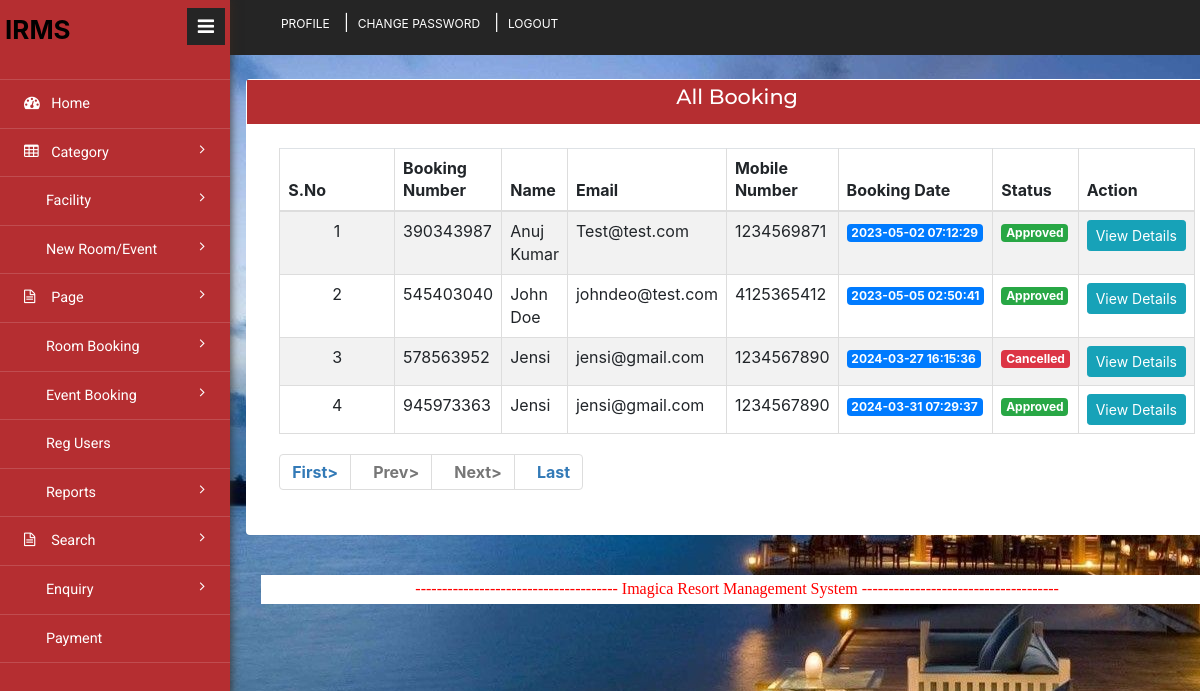
Page /admin/all-booking.php (signed in) on the committed database.
### tables this page shows
CREATE TABLE `tblbooking` (
  `ID` int(10) NOT NULL,
  `RoomId` int(5) DEFAULT NULL,
  `BookingNumber` varchar(120) DEFAULT NULL,
  `UserID` int(5) NOT NULL,
  `IDType` varchar(120) DEFAULT NULL,
  `Gender` varchar(50) DEFAULT NULL,
  `Address` mediumtext DEFAULT NULL,
  `CheckinDate` varchar(200) DEFAULT NULL,
  `CheckoutDate` varchar(200) DEFAULT NULL,
  `BookingDate` timestamp NULL DEFAULT current_timestamp(),
  `Remark` varchar(50) DEFAULT NULL,
  `Status` varchar(50) DEFAULT NULL,
  `UpdationDate` timestamp NULL DEFAULT NULL ON UPDATE current_timestamp(),
  `payment` varchar(20) DEFAULT NULL COMMENT 'unpaid/paid '
);

CREATE TABLE `tbluser` (
  `ID` int(10) NOT NULL,
  `FullName` varchar(200) DEFAULT NULL,
  `MobileNumber` bigint(10) DEFAULT NULL,
  `Email` varchar(120) DEFAULT NULL,
  `Password` varchar(120) DEFAULT NULL,
  `RegDate` timestamp NULL DEFAULT current_timestamp()
);

### admin/all-booking.php (the view, shortened to what this page needs)
<?php
include('includes/dbconnection.php');
if (strlen($_SESSION['hbmsaid']==0)) {
  header('location:logout.php');
  } else{
?>
<!DOCTYPE HTML>
<html>
<head>
<link href="css/bootstrap.min.css" rel='stylesheet' type='text/css' />
<link href="css/style.css" rel='stylesheet' type='text/css' />
<link href="css/font-awesome.css" rel="stylesheet">
<link rel="stylesheet" href="css/icon-font.min.css" type='text/css' />
</head>
<body>
   <div class="page-container">
	<div class="left-content">
	   <div class="inner-content">
			<?php include_once('includes/header.php');?>
			<div class="content">
	<div class="grids">
					<div class="panel panel-widget forms-panel">
						<div class="forms">
							<div class="form-grids widget-shadow" data-example-id="basic-forms">
								<div class="form-title">
									<h4>All Booking</h4>
								</div>
								<div class="form-body">
									     <table class="table table-bordered table-striped table-vcenter js-dataTable-full-pagination">
                                <thead>
                                    <tr>
                                        <th>S.No</th>
                                        <th>Booking Number</th>
                                        <th>Name</th>
                                        <th>Email</th>
                                        <th>Mobile Number</th>
                                        <th>Booking Date</th>
                                        <th>Status</th>
                                        <th>Action</th>
                                       </tr>
                                </thead>
                                <tbody>
                                    <?php
                                    if (isset($_GET['pageno'])) {
            $pageno = $_GET['pageno'];
        } else {
            $pageno = 1;
        }
        $no_of_records_per_page = 10;
        $offset = ($pageno-1) * $no_of_records_per_page;
        $ret = "SELECT ID FROM tblbooking";
$query1 = $dbh -> prepare($ret);
$query1->execute();
$total_rows=$query1->rowCount();
$total_pages = ceil($total_rows / $no_of_records_per_page);
$sql="SELECT tbluser.*,tblbooking.BookingNumber,tblbooking.ID,tblbooking.Status,tblbooking.BookingDate from tblbooking join tbluser on tblbooking.UserID=tbluser.ID  LIMIT $offset, $no_of_records_per_page";
$query = $dbh -> prepare($sql);
$query->execute();
$results=$query->fetchAll(PDO::FETCH_OBJ);
$cnt=1;
if($query->rowCount() > 0)
{
foreach($results as $row)
{               ?>
                                    <tr>
                                        <td class="text-center"><?php echo htmlentities($cnt);?></td>
                                        <td><?php  echo htmlentities($row->BookingNumber);?></td>
                                        <td><?php  echo htmlentities($row->FullName);?></td>
                                        <td><?php  echo htmlentities($row->Email);?></td>
                                        <td><?php  echo htmlentities($row->MobileNumber);?></td>
                                        <td><span class="badge badge-primary"><?php  echo htmlentities($row->BookingDate);?></span>
                                        </td>
                                        <td>
                                        	<?php $status=$row->Status;
if($status==''):
?>
<span class="badge badge-warning"><?php  echo htmlentities('Not Updated Yet');?></span>
<?php elseif($status=='Cancelled'):?>
<span class="badge badge-danger"><?php  echo htmlentities($row->Status);?></span>
<?php elseif($status=='Approved'): ?>
<span class="badge badge-success"><?php  echo htmlentities($row->Status);?></span>
<?php endif;?>
                                        </td>
                                         <td class="d-none d-sm-table-cell"><a href="view-booking-detail.php?bookingid=<?php echo htmlentities ($row->BookingNumber);?>" class="btn btn-info btn-sm">View Details</a></td>
                                    </tr>
                                    <?php $cnt=$cnt+1;}} else { ?>
                                 <tr>
                                	<td colspan="8" style="color:red; font-size:22px; text-align:center">No record found</td>
                                </tr>
                            <?php } ?>
                                </tbody>
                            </table>
                            <div align="left">
    <ul class="pagination" >
        <li><a href="?pageno=1"><strong>First></strong></a></li>
        <li class="<?php if($pageno <= 1){ echo 'disabled'; } ?>">
            <a href="<?php if($pageno <= 1){ echo '#'; } else { echo "?pageno=".($pageno - 1); } ?>"><strong style="padding-left: 10px">Prev></strong></a>
        </li>
        <li class="<?php if($pageno >= $total_pages){ echo 'disabled'; } ?>">
            <a href="<?php if($pageno >= $total_pages){ echo '#'; } else { echo "?pageno=".($pageno + 1); } ?>"><strong style="padding-left: 10px">Next></strong></a>
        </li>
        <li><a href="?pageno=<?php echo $total_pages; ?>"><strong style="padding-left: 10px">Last</strong></a></li>
    </ul>
</div>
								</div>
							</div>
						</div>
					</div>
				</div>
<?php include_once('includes/footer.php');?>
</div>
</div>
		</div>
</div>
			<?php include_once('includes/sidebar.php');?>
  <link rel="stylesheet" href="https://cdn.jsdelivr.net/npm/bootstrap@4.6.2/dist/css/bootstrap.min.css">
</body>
</html><?php }  ?>

### rows in the picture
tblbooking: BookingNumber "390343987", UserID.FullName "Anuj Kumar", UserID.Email "Test@test.com", UserID.MobileNumber "1234569871", BookingDate "2023-05-02 07:12:29", Status "Approved"
tblbooking: BookingNumber "545403040", UserID.FullName "John Doe", UserID.Email "johndeo@test.com", UserID.MobileNumber "4125365412", BookingDate "2023-05-05 02:50:41", Status "Approved"
tblbooking: BookingNumber "578563952", UserID.FullName "Jensi", UserID.Email "jensi@gmail.com", UserID.MobileNumber "1234567890", BookingDate "2024-03-27 16:15:36", Status "Cancelled"
tblbooking: BookingNumber "945973363", UserID.FullName "Jensi", UserID.Email "jensi@gmail.com", UserID.MobileNumber "1234567890", BookingDate "2024-03-31 07:29:37", Status "Approved"
